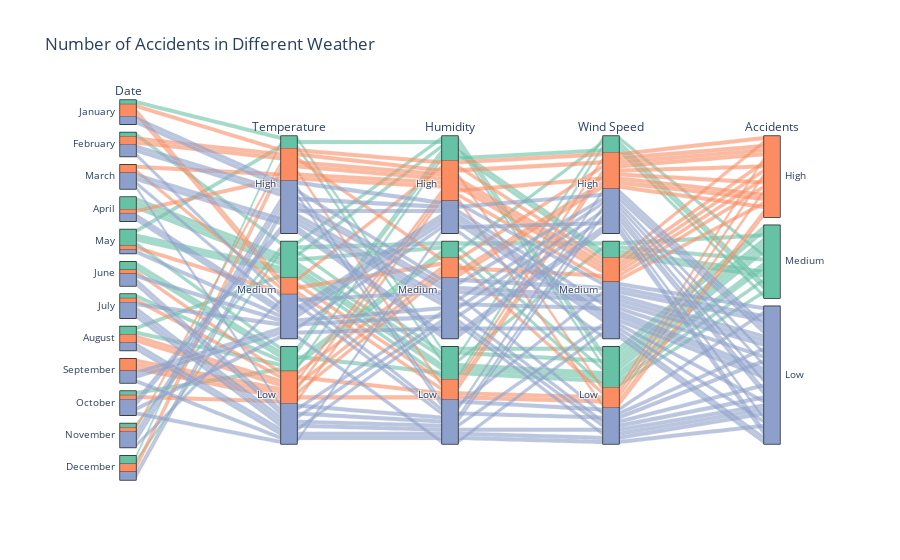

Notebook source saved alongside this figure:
### Code cell
dimensions=[
    {'label': 'Date', 'values': weather_los_angeles['datetime']},
    {'label': 'Temperature', 'values': weather_los_angeles['Temp_bins'], 'categoryarray': ['High','Medium', 'Low'] ,"categoryorder": "array"},
    {'label': 'Humidity', 'values': weather_los_angeles['Humidity_bins'], 'categoryarray': ['High','Medium', 'Low'] ,"categoryorder": "array"},
    {'label': 'Wind Speed', 'values': weather_los_angeles['Wind_Speed_bins'], 'categoryarray': ['High','Medium', 'Low'] ,"categoryorder": "array"},
    {'label': 'Accidents', 'values': count_per_day, 'categoryarray': ['High','Medium', 'Low'] ,"categoryorder": "array"}
]

color_values = dimensions[-1]['values']
unique_values = list(set(color_values))
color_map = {value: idx for idx, value in enumerate(unique_values)}
color_scale = ['rgb(102,194,165)', 'rgb(252,141,98)', 'rgb(141,160,203)']

# Map the color values to the color indices
line_colors = [color_map[value] for value in color_values]


# Create the parcats chart
fig = go.Figure(data = [go.Parcats(
    dimensions=dimensions,
    line={'color': line_colors, 'colorscale': color_scale}
)])
fig.update_layout(
    title='Number of Accidents in Different Weather')

# Show the diagram
fig.show()

### Figure 1 — Plotly figure (JSON) as saved in the notebook; plotly's stock layout.template omitted (floating-point values rounded to 4 significant figures; data arrays with more than 128 entries replaced by an {"elided": "..."} marker saying what was removed)
{"data": [{"dimensions": [{"label": "Date", "values": ["January", "February", "March", "April", "May", "June", "July", "August", "September", "October", "November", "December", "January", "February", "March", "April", "May", "June", "July", "August", "September", "October", "November", "December", "January", "February", "March", "April", "May", "June", "July", "August", "September", "October", "November", "December", "January", "February", "March", "April", "May", "June", "July", "August", "September", "October", "November", "December", "January", "February", "March", "April", "May", "June", "July", "August", "September", "October", "November", "December", "January", "February", "March", "April", "May", "June", "July", "August", "September", "October", "November", "December"]}, {"categoryarray": ["High", "Medium", "Low"], "categoryorder": "array", "label": "Temperature", "values": ["Medium", "Medium", "Low", "Medium", "Medium", "Low", "Medium", "Medium", "Medium", "Low", "High", "High", "High", "High", "High", "Medium", "Medium", "Medium", "Low", "Low", "Medium", "High", "High", "High", "Medium", "High", "High", "Medium", "Low", "Low", "Low", "Low", "Low", "High", "High", "High", "High", "High", "High", "High", "High", "Low", "Low", "Low", "Low", "Low", "High", "High", "High", "Medium", "Medium", "Medium", "Medium", "Low", "Low", "Low", "Low", "Medium", "Medium", "High", "High", "High", "Medium", "Medium", "Medium", "Low", "Low", "Low", "Low", "Low", "Medium", "Medium"]}, {"categoryarray": ["High", "Medium", "Low"], "categoryorder": "array", "label": "Humidity", "values": ["Low", "Low", "Low", "Low", "Low", "High", "Medium", "Low", "Medium", "High", "Medium", "High", "High", "High", "Medium", "High", "High", "Medium", "Medium", "Medium", "High", "Medium", "Medium", "High", "High", "Medium", "Medium", "High", "High", "Low", "Low", "High", "Medium", "Medium", "High", "Low", "High", "Medium", "High", "High", "Low", "Medium", "Low", "Medium", "Low", "High", "High", "High", "Low", "High", "Medium", "High", "Low", "Medium", "Medium", "Medium", "High", "Low", "Medium", "Medium", "Low", "Low", "Low", "Medium", "Low", "Low", "Low", "Low", "Low", "High", "Medium", "Low"]}, {"categoryarray": ["High", "Medium", "Low"], "categoryorder": "array", "label": "Wind Speed", "values": ["High", "High", "High", "High", "High", "Medium", "High", "High", "Medium", "High", "High", "Medium", "High", "High", "Medium", "Medium", "Medium", "High", "High", "High", "High", "High", "Medium", "Medium", "Medium", "High", "High", "Medium", "Medium", "High", "Medium", "High", "High", "High", "High", "High", "Medium", "Medium", "Medium", "Medium", "Medium", "Medium", "Low", "Low", "Low", "Low", "Low", "Low", "Low", "Low", "Low", "Low", "Low", "Low", "Low", "Low", "Medium", "Medium", "Medium", "Low", "Low", "Medium", "Low", "Low", "Low", "Low", "Low", "Low", "Low", "Medium", "Medium", "Low"]}, {"categoryarray": ["High", "Medium", "Low"], "categoryorder": "array", "label": "Accidents", "values": {"elided": "644 str values"}}], "line": {"color": {"elided": "644 int values"}, "colorscale": [[0, "rgb(102,194,165)"], [0.5, "rgb(252,141,98)"], [1, "rgb(141,160,203)"]]}, "type": "parcats"}], "layout": {"title": {"text": "Number of Accidents in Different Weather"}}}
